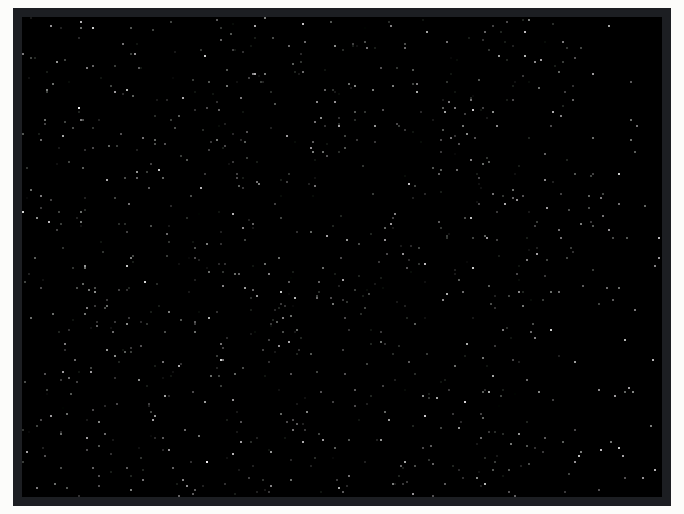
A sketch run on a simulated ESP32. On the bench: 320×240 colour display. Random numbers use the default seed unless the sketch sets one.

Above: at 0.68 s.
At 5.52 s:
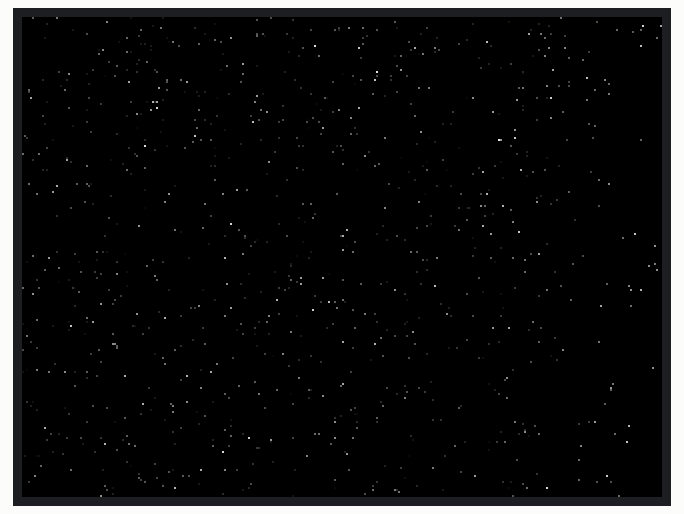
At 10.37 s:
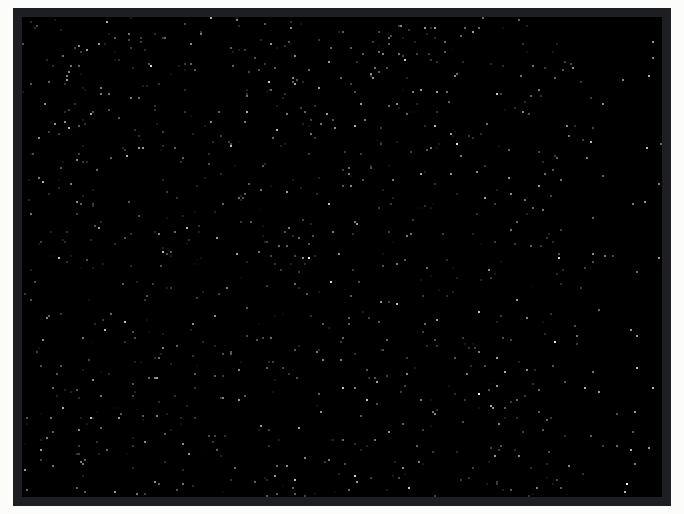
At 20.07 s:
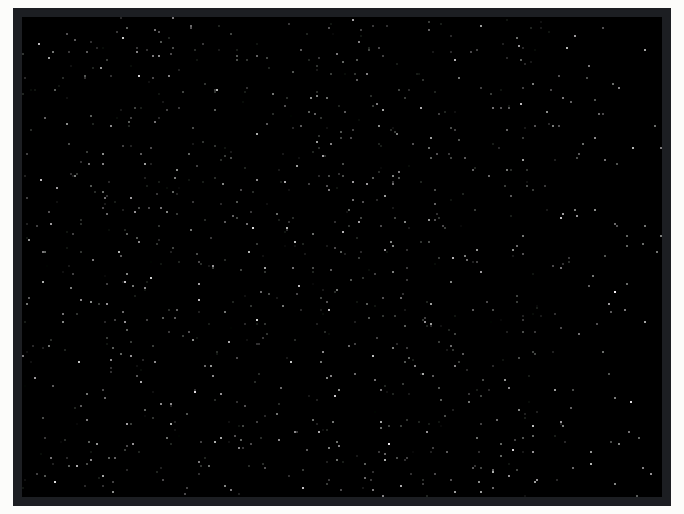
At 29.77 s:
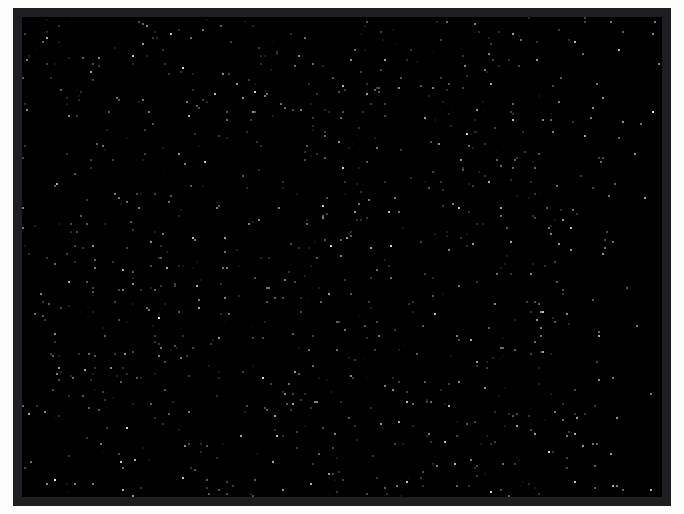
At 39.78 s:
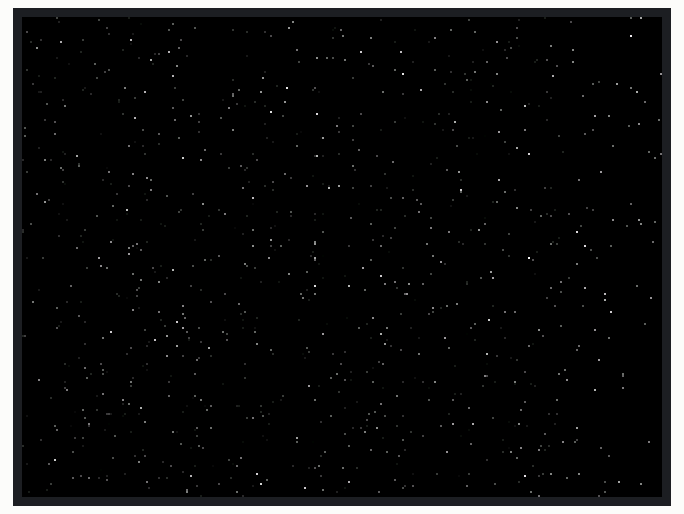

The sketch:

TFT_Starfield.ino
```cpp
// (licence header left out)
// Animates white pixels to simulate flying through a star field

#include <SPI.h>
#include <TFT_eSPI.h>

// Use hardware SPI
TFT_eSPI tft = TFT_eSPI();

// With 1024 stars the update rate is ~65 frames per second
#define NSTARS 1024
uint8_t sx[NSTARS] = {};
uint8_t sy[NSTARS] = {};
uint8_t sz[NSTARS] = {};

uint8_t za, zb, zc, zx;

// Fast 0-255 random number generator from http://eternityforest.com/Projects/rng.php:
uint8_t __attribute__((always_inline)) rng()
{
  zx++;
  za = (za ^ zc ^ zx);
  zb = (zb + za);
  zc = (zc + (zb >> 1)^za);
  return zc;
}

void setup() {
  za = random(256);
  zb = random(256);
  zc = random(256);
  zx = random(256);

  tft.init();
  tft.setRotation(1);
  tft.fillScreen(TFT_BLACK);

  // fastSetup() must be used immediately before fastPixel() to prepare screen
  // It must be called after any other graphics drawing function call if fastPixel()
  // is to be called again
  //tft.fastSetup(); // Prepare plot window range for fast pixel plotting
}

void loop()
{
  unsigned long t0 = micros();
  uint8_t spawnDepthVariation = 255;

  for (int i = 0; i < NSTARS; ++i)
  {
    if (sz[i] <= 1)
    {
      sx[i] = 160 - 120 + rng();
      sy[i] = rng();
      sz[i] = spawnDepthVariation--;
    }
    else
    {
      int old_screen_x = ((int)sx[i] - 160) * 256 / sz[i] + 160;
      int old_screen_y = ((int)sy[i] - 120) * 256 / sz[i] + 120;

      // This is a faster pixel drawing function for occassions where many single pixels must be drawn
      tft.drawPixel(old_screen_x, old_screen_y, TFT_BLACK);

      sz[i] -= 2;
      if (sz[i] > 1)
      {
        int screen_x = ((int)sx[i] - 160) * 256 / sz[i] + 160;
        int screen_y = ((int)sy[i] - 120) * 256 / sz[i] + 120;

        if (screen_x >= 0 && screen_y >= 0 && screen_x < 320 && screen_y < 240)
        {
          uint8_t r, g, b;
          r = g = b = 255 - sz[i];
          tft.drawPixel(screen_x, screen_y, tft.color565(r, g, b));
        }
        else
          sz[i] = 0; // Out of screen, die.
      }
    }
  }
  unsigned long t1 = micros();
  //static char timeMicros[8] = {};
}
```
